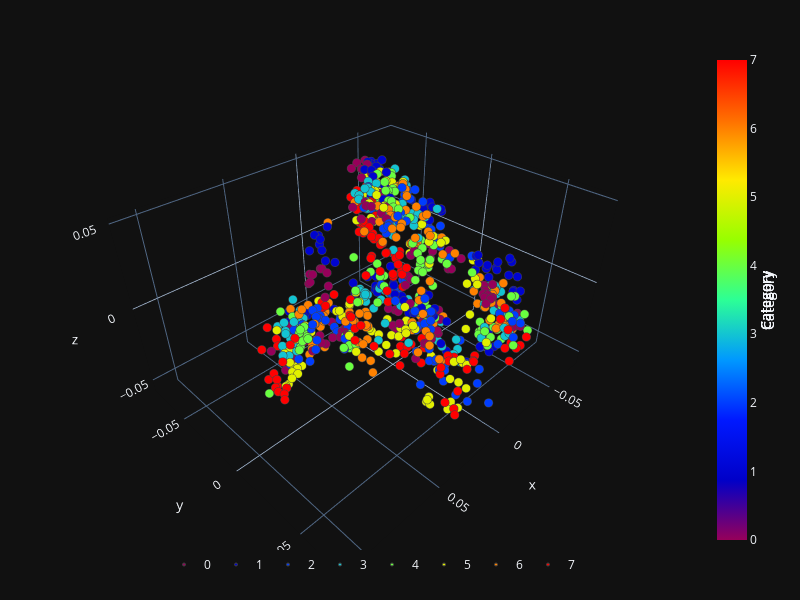

Write notebook code for a chart like this one.
### Markdown cell above
### Independent Component Analysis (ICA)

Independent Component Analysis is a statistical technique for separating a set of observed signals into independent, non-Gaussian components by assuming that the observed signals are linear mixtures of the underlying independent components.

### Code cell
from sklearn.decomposition import FastICA
fast_ica = FastICA(n_components = 3)
ICs = fast_ica.fit_transform(x)


plot_3d(ICs[:, 0],
        ICs[:, 1],
        ICs[:, 2],
        path = os.path.join(explanatory_fMRI_dir, 'ica_3d.png'),
        y = categories[subject_id])
